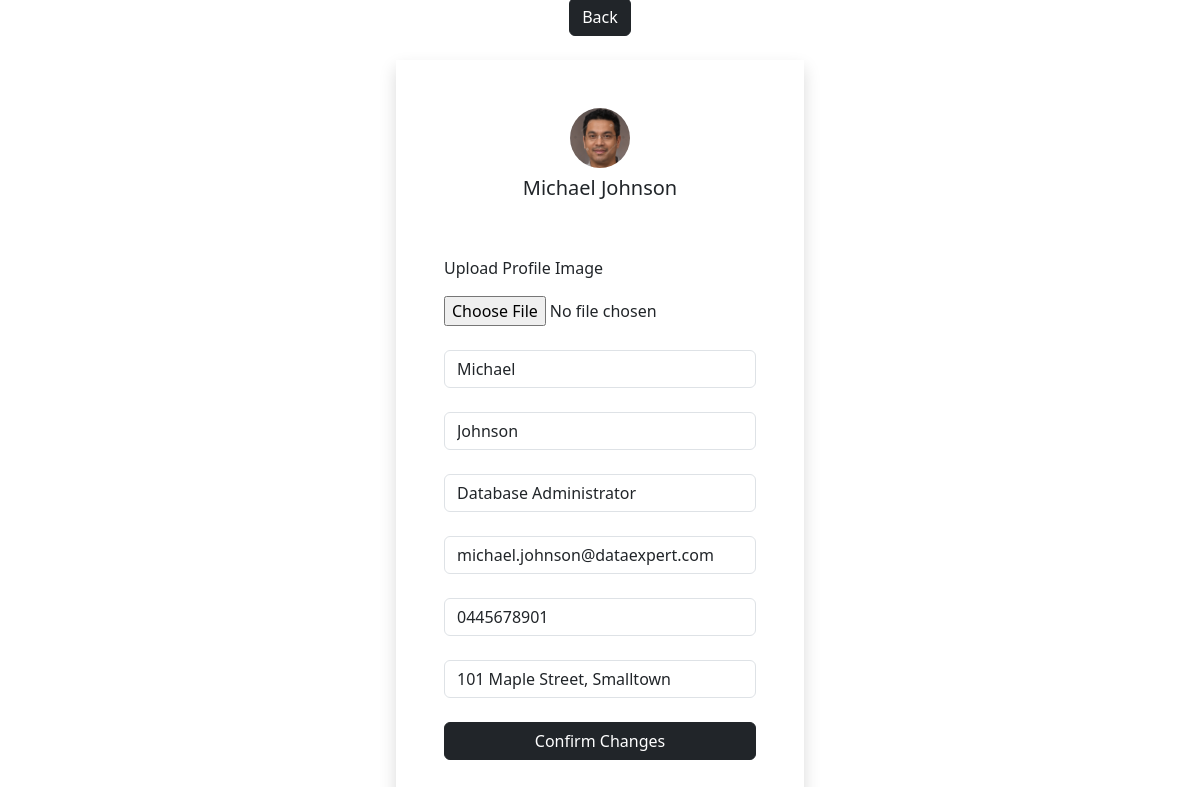
Page /edit-page.php?id2edit=4&mode=contractor&contractor-img=./assets/img/contractor_profiles/4.jpg (signed in) on the committed database.
### tables this page shows
CREATE TABLE IF NOT EXISTS `Contractor` (
  `id` INT PRIMARY KEY NOT NULL AUTO_INCREMENT,
  `first_name` VARCHAR(255),
  `last_name` VARCHAR(255),
  `specialisation` VARCHAR(255),
  `email` VARCHAR(255),
  `phone_number` VARCHAR(255),
  `address` VARCHAR(255)
);

### database/connection.php (called while the page is built, shortened)
<?php
$host = 'localhost';
$dbname = 'fit2104_a3_lab4_group10';
$username = 'admin';
$password = 'admin';
$dbh = new PDO("mysql:host=$host;dbname=$dbname", $username, $password);
class ContractorDao
{
  private $dbh;
  public function __construct()
  {
    global $dbh;
    $this->dbh = $dbh;
  }
  public function getContractors()
  {
    $stmt = $this->dbh->prepare("SELECT * FROM Contractor");
    $stmt->execute();
    $contractors = $stmt->fetchAll(PDO::FETCH_ASSOC);
    return $contractors;
  }
}
$contractorDao = new ContractorDao();

### edit-page.php (the view, shortened to what this page needs)
<?php
include './database/connection.php';
global $contractorDao;
$id2edit = intval($_GET['id2edit']);
$mode = $_GET['mode'];
switch ($mode) {
  case 'contractor':
    $contractors = $contractorDao->getContractors();
    $backlink = "./contractors.php";
    $img = $_GET['contractor-img'];
    foreach ($contractors as $contractor) {
      if ($contractor['id'] === $id2edit) {
        $display = $contractor['first_name'] . " " . $contractor['last_name'];
        break;
      }
    }
    break;
}
?>
<!doctype html>
<html lang="en">
<head>
  <link href="https://cdn.jsdelivr.net/npm/bootstrap@5.3.3/dist/css/bootstrap.min.css" rel="stylesheet">
  <link href="assets/css/edit-user.css" rel="stylesheet""/>
</head>
<body class=" justify-content-center d-flex align-items-center flex-column">
  <a href=<?= $backlink ?> class="mb-4"><button class="btn btn-dark">Back</button></a>
  <form action="./modify.php" method="POST" class="d-flex flex-column gap-4 p-5  shadow" enctype="multipart/form-data">
    <div class="align-self-center d-flex flex-column justify-content-center align-items-center mb-4 ">
      <img class="<?= ($mode === 'contractor' ? 'rounded-circle' : '') ?>" src=<?= $img ?> alt="display image" width="60">
      <h5 class="mt-2"><?= $display ?></h5>
    </div>
    <?php if ($mode === 'user') { ?>
      <div><input value="<?= $user['email'] ?>" class="form-control" type="email" name="email" placeholder="Email" required /></div>
      <div><input value="<?= $user['password'] ?>" type="text" name="password" class="form-control" placeholder="Password" required /></div>
      <div><input value="<?= $user['first_name'] ?>" type="text" class="form-control" name="firstname" placeholder="Firstname" required /></div>
      <div><input value="<?= $user['last_name'] ?>" type="text" name="lastname" class="form-control" placeholder="Lastname" required /></div>
    <?php } elseif ($mode === 'contractor') { ?>
      <div class="d-flex flex-column gap-3">
        <label for="file">Upload Profile Image</label>
        <input type="file" id="file" name="file" />
      </div>
      <div><input value="<?= $contractor['first_name'] ?>" class="form-control" type="text" name="firstname" placeholder="First Name" required /></div>
      <div><input value="<?= $contractor['last_name'] ?>" class="form-control" type="text" name="lastname" placeholder="Last Name" required /></div>
      <div><input value="<?= $contractor['specialisation'] ?>" class="form-control" type="text" name="specialisation" placeholder="Specialisation" required /></div>
      <div><input value="<?= $contractor['email'] ?>" class="form-control" type="email" name="email" placeholder="Email" required /></div>
      <div><input value="<?= $contractor['phone_number'] ?>" class="form-control" pattern="0\d{9}" type="tel" name="phone" placeholder="Phone" required /></div>
      <div><input value="<?= $contractor['address'] ?>" class="form-control" type="text" name="address" placeholder="Address" required /></div>
    <?php } ?>
    <button type="submit" class="btn btn-dark">Confirm Changes</button>
  </form>
  </body>
</html>

### assets/css/edit-user.css (style rules this page uses)
body, html { padding: 0; margin: 0; height: 100%; width: 100%; }

### rows in the picture
contractor: display "Michael Johnson", firstname "Michael", lastname "Johnson", specialisation "Database Administrator", email "michael.johnson@dataexpert.com", phone "0445678901", address "101 Maple Street, Smalltown"
